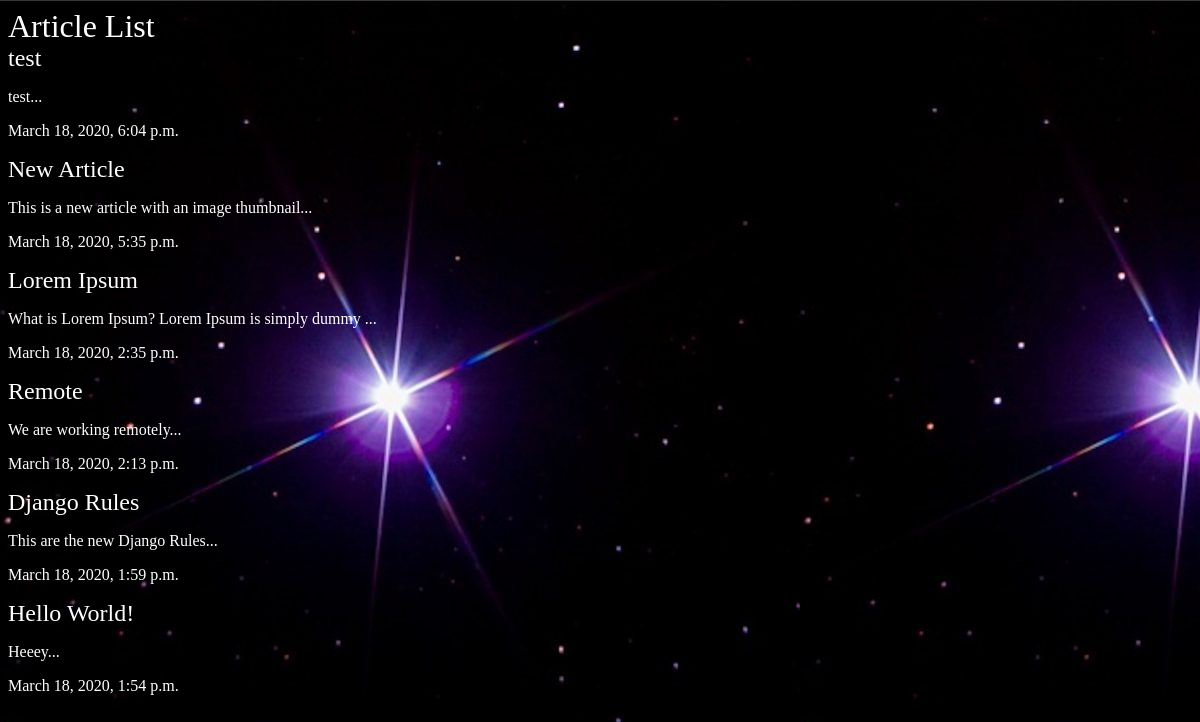
The app's page /articles/ with its own data.
### articles/models.py (models this page shows, shortened)
class Article(models.Model):
    title = models.CharField(max_length=100)
    slug = models.SlugField()
    body = models.TextField()
    date = models.DateTimeField(auto_now_add=True)
    thumb = models.ImageField(default='dafault.png', blank=True)
    def snippet(self):
        return self.body[:50] + '...'

### articles/views.py (the view)
def article_list(request):
    articles = Article.objects.all().order_by('-date')
    return render(request, 'articles/article_list.html', {'articles': articles})

### articles/templates/articles/article_list.html
{% extends 'base_layout.html' %}
{% block content %}
  <h1>Article List</h1>
  <div class="articles">
      {% for article in articles %}
        <h2> <a href="{% url 'articles:detail' slug=article.slug %}">{{article.title}}</a> </h2>
        <p>{{article.snippet}}</p>
        <p>{{article.date}}</p>
      {% endfor %}
  </div>
{% endblock %}

### templates/base_layout.html (shortened to what this page needs)
{% load static from staticfiles %}
<!DOCTYPE html>
<html lang="en" dir="ltr">
  <head>
    <link rel="stylesheet" href="{% static 'style.css' %}">
  </head>
  <body>
      <div class="wrapper">
          {% block content %}
          {% endblock %}
      </div>
  </body>
</html>

### assets/style.css (style rules this page uses)
body { background-color: #0f121f; background-image: url(stars.jpg); background-repeat-y: no-repeat; color: #fff; }
body * { font-family: Ubuntu; }
h1,h2,h3,h4,h5 { font-weight: normal; margin: 0; }
a, a:hover, a:visited { color: #fff; text-decoration: none; }

### records on screen
Article: title "test", snippet "test...", date "March 18, 2020, 6:04 p.m."
Article: title "New Article", snippet "This is a new article with an image thumbnail...", date "March 18, 2020, 5:35 p.m."
Article: title "Lorem Ipsum", snippet "What is Lorem Ipsum? Lorem Ipsum is simply dummy ...", date "March 18, 2020, 2:35 p.m."
Article: title "Remote", snippet "We are working remotely...", date "March 18, 2020, 2:13 p.m."
Article: title "Django Rules", snippet "This are the new Django Rules...", date "March 18, 2020, 1:59 p.m."
Article: title "Hello World!", snippet "Heeey...", date "March 18, 2020, 1:54 p.m."
